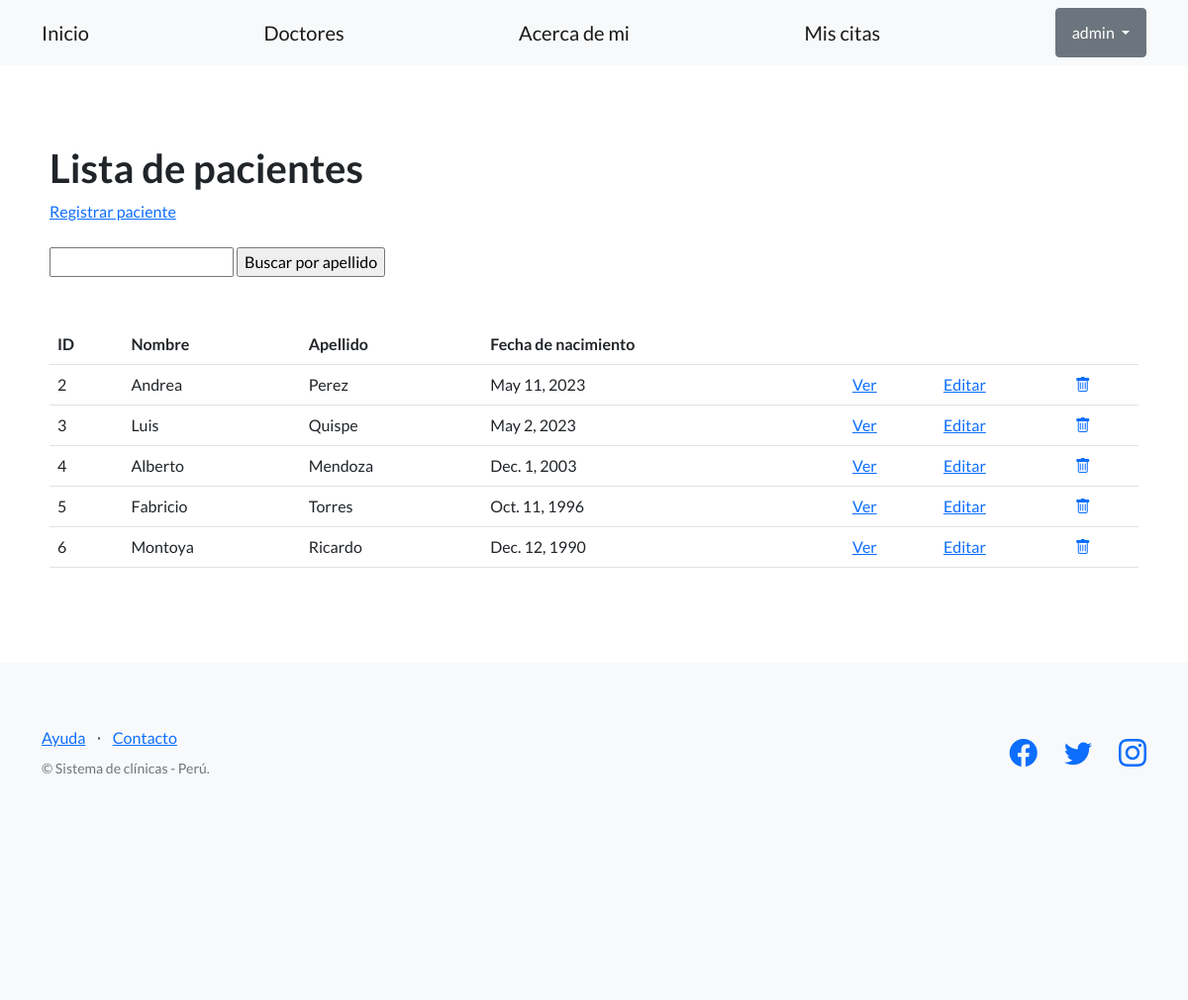
Page /clinica/pacientes/ (signed in) on the committed database.
### control_clinica/models.py (models this page shows, shortened)
class Paciente(models.Model):
    apellido = models.CharField(max_length=256)
    nombre = models.CharField(max_length=256)
    telefono = models.CharField(max_length=20, blank=True)
    dni = models.CharField(max_length=32)
    fecha_nacimiento = models.DateField()

### control_clinica/views.py (the view)
# urls.py: path('pacientes/', PacienteListView.as_view(), name='listar_pacientes'),
class PacienteListView(LoginRequiredMixin, ListView):
    model = Paciente
    template_name='control_clinica/lista_pacientes.html'

### control_clinica/templates/control_clinica/lista_pacientes.html (shortened to what this page needs)
{% extends "control_clinica/base.html" %}
{% block contenido %}
<section>
    <div>
        <h1>Lista de pacientes</h1>
        <a href="{% url 'registrar_paciente' %}">Registrar paciente</a>
        <br><br>
        <form action="{% url 'buscar_paciente' %}" method="post">
            <input type="text" name="busqueda">
            <input type="submit" value="Buscar por apellido">
        </form>
        <br><br>
        <table class="table">
            <tbody>
                <tr>
                    <th>ID</th>
                    <th>Nombre</th>
                    <th>Apellido</th>
                    <th>Fecha de nacimiento</th>
                    <th></th>
                    <th></th>
                    <th></th>
                </tr>
                {% for paciente in object_list %}
                <tr>
                    <td>{{ paciente.id }} </td>
                    <td>{{ paciente.nombre }} </td>
                    <td>{{ paciente.apellido }} </td>
                    <td>{{ paciente.fecha_nacimiento }} </td>
                    <td>
                        <a href="{% url 'ver_paciente' paciente.id %}">
                            Ver
                        </a>
                    </td>
                    <td>
                        <a href="{% url 'editar_paciente' paciente.id %}">
                            Editar
                        </a>
                    </td>
                    <td>
                        <a href="{% url 'eliminar_paciente' paciente.id %}">
                            <i class="bi bi-trash"></i>
                        </a>
                    </td>
                </tr>
                {% endfor %}
            </tbody>
        </table>
    </div>
</section>
{% endblock contenido %}

### control_clinica/templates/control_clinica/base.html (shortened to what this page needs)
{% load static %}
<!DOCTYPE html>
<html lang="en">
    <head>
        <link href="https://cdn.jsdelivr.net/npm/bootstrap-icons@1.5.0/font/bootstrap-icons.css" rel="stylesheet" type="text/css" />
        <link rel="stylesheet" href="{% static 'css/styles.css' %}" rel="stylesheet"/>
    </head>
    <body>
        <nav class="navbar navbar-light bg-light static-top">
            <div class="container">
                <a class="navbar-brand" href="{% url 'inicio' %}">Inicio</a>
                <a class="navbar-brand" href="{% url 'listar_doctores' %}">Doctores</a>
                <a class="navbar-brand" href="{% url 'acerca_de_mi' %}">Acerca de mi</a>
                {% if user.is_authenticated %}
                <a class="navbar-brand" href="{% url 'listar_citas' %}">Mis citas</a>
                <div class="dropdown">
                    <button class="btn btn-secondary dropdown-toggle" type="button" id="dropdownMenuButton1" data-bs-toggle="dropdown" aria-expanded="false">
                        <div style="display: inline-flex;">
                            <span>{{ user.username }}</span>
                        </div>
                    </button>
                    </div>
                </div>
                {% else %}
                <a class="btn btn-primary" href="{% url 'login' %}">Inicio sesión</a>
                <a class="btn btn-success" href="{% url 'registro' %}">Registro</a>
                {% endif %}
        </nav>
        <section style="padding: 80px 50px; ">
            {% block contenido %}
            {% endblock contenido %}
        </section>
        <footer class="footer bg-light">
            <div class="container">
                <div class="row">
                    <div class="col-lg-6 h-100 text-center text-lg-start my-auto">
                        <ul class="list-inline mb-2">
                            <li class="list-inline-item"><a href="#!">Ayuda</a></li>
                            <li class="list-inline-item">⋅</li>
                            <li class="list-inline-item"><a href="#!">Contacto</a></li>
                        </ul>
                        <p class="text-muted small mb-4 mb-lg-0">&copy; Sistema de clínicas - Perú.</p>
                    </div>
                    <div class="col-lg-6 h-100 text-center text-lg-end my-auto">
                        <ul class="list-inline mb-0">
                            <li class="list-inline-item me-4">
                                <a href="https://www.facebook.com/sannasalud"><i class="bi-facebook fs-3"></i></a>
                            </li>
                            <li class="list-inline-item me-4">
                                <a href="https://twitter.com/clinicagoodhope?lang=es"><i class="bi-twitter fs-3"></i></a>
                            </li>
                            <li class="list-inline-item">
                                <a href="https://www.instagram.com/sannasalud/?hl=es-la"><i class="bi-instagram fs-3"></i></a>
                            </li>
                        </ul>
                    </div>
                </div>
            </div>
            <section style="padding: 80px 50px; ">
            </section>
        </footer>
    </body>
</html>

### rows in the picture
Paciente: id "2", nombre "Andrea", apellido "Perez", fecha_nacimiento "May 11, 2023"
Paciente: id "3", nombre "Luis", apellido "Quispe", fecha_nacimiento "May 2, 2023"
Paciente: id "4", nombre "Alberto", apellido "Mendoza", fecha_nacimiento "Dec. 1, 2003"
Paciente: id "5", nombre "Fabricio", apellido "Torres", fecha_nacimiento "Oct. 11, 1996"
Paciente: id "6", nombre "Montoya", apellido "Ricardo", fecha_nacimiento "Dec. 12, 1990"

### other values in the picture
{{ user.username }} "admin"
